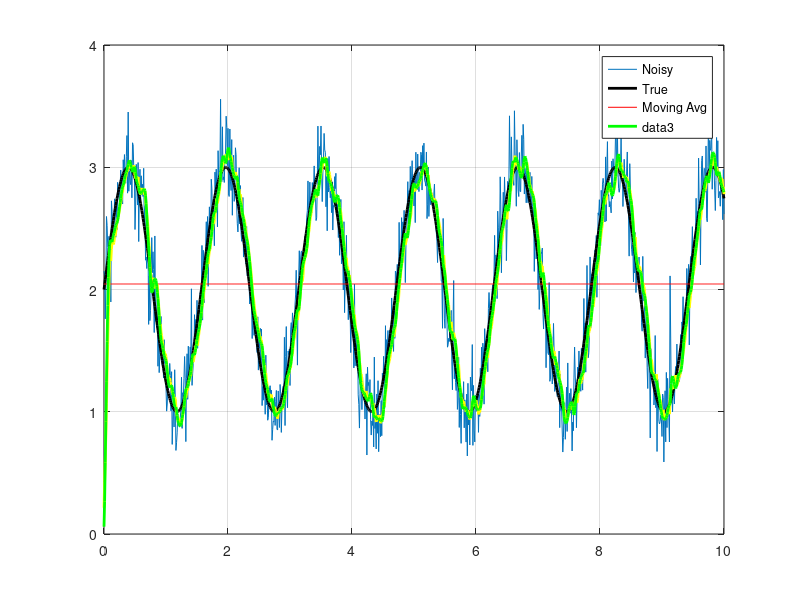
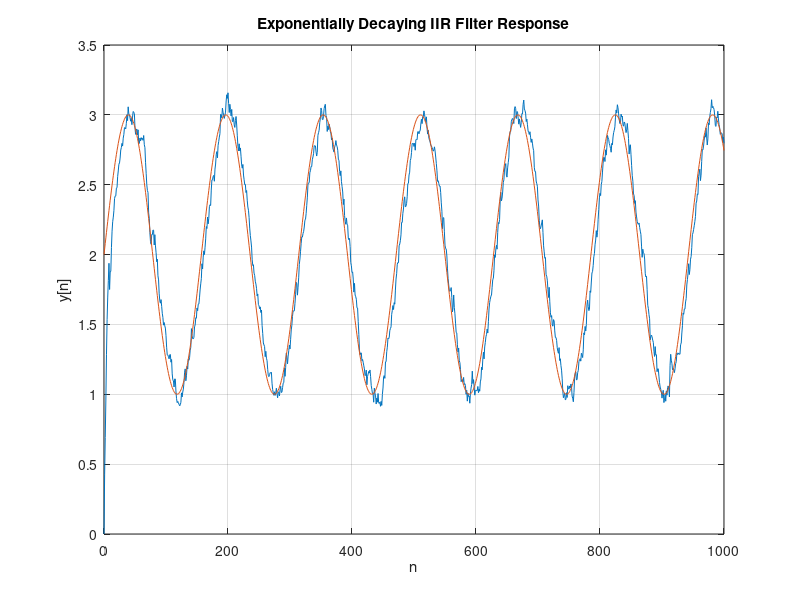

These charts were generated, in order, by the following MATLAB code:
clear all;
close all;

%% Test signal
t = 0:0.01:10;
true_signal = sin(4*t)+2;
noise = 0.2 * randn(size(t)) + 0.05*sin(400*t) ;

noisy_signal = true_signal + noise;

plot(t, noisy_signal);
hold on;
plot(t, true_signal, 'k', 'LineWidth', 2), grid on, hold on;
legend('Noisy', 'True');

%% average filter  
average = sum(noisy_signal)/ length(t);
plot(t, average * ones(1, length(t)), 'r');

%% moving average

windowSize = 10;
b = (1/windowSize)*ones(1,windowSize);
a = 1;
filtered_signal = filter(b, a, noisy_signal);

plot(t, filtered_signal, 'y', 'LineWidth', 2);
legend('Noisy', 'True', 'Moving Avg');

%% low pass filter
% iir butter filter with matlab functions 
fs = 100; % Sampling frequency
fc = 6;   % Cut-off frequency
[b, a] = butter(2, fc/(fs/2)); % 2nd-order filter
low_passed = filter(b, a, noisy_signal);
plot(t, low_passed, 'g', 'LineWidth', 2);

%% exponential filter 

% Exponentially decaying IIR filter demo

% Parameters
alpha = 0.8;            % Decay factor (0 < alpha < 1)
N = length(t);                % Number of samples
x = noisy_signal;        % Input signal
x(10) = 1;              % Impulse at n=10

% Pre-allocate output
y = zeros(1, N);

% IIR filter: y[n] = (1 - alpha)*x[n] + alpha*y[n-1]
for n = 2:N
    y(n) = (1 - alpha) * x(n) + alpha * y(n-1);
end

% Plot
figure(2);
plot(0:N-1, y);
title('Exponentially Decaying IIR Filter Response');
xlabel('n');
ylabel('y[n]');
grid on;
hold on;
plot(0:N-1, true_signal);


